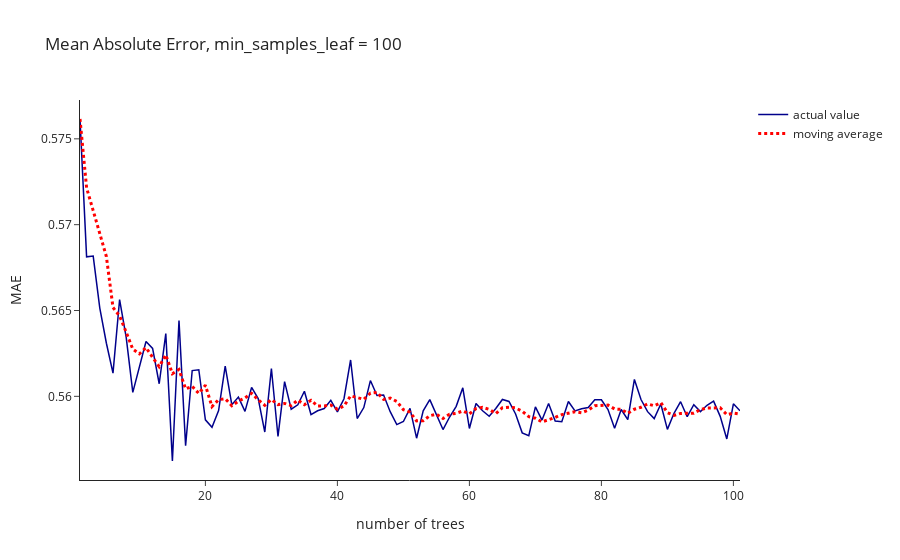

The code cell stored with this chart in its notebook:
### Code cell
import plotly.graph_objects as go

fig = go.Figure()
fig.add_trace(go.Scatter(x=tmp_df.index, y=tmp_df[100], name='actual value',
                         line=dict(color='darkblue', width=1.5)))


fig.add_trace(go.Scatter(x=tmp_df.index, y=tmp_df['moving_avg'], name='moving average',
                         line=dict(color='red', width=3, dash = 'dot')))

fig.update_layout(title='Mean Absolute Error, min_samples_leaf = 100',
                   xaxis_title='number of trees',
                   yaxis_title='MAE')
